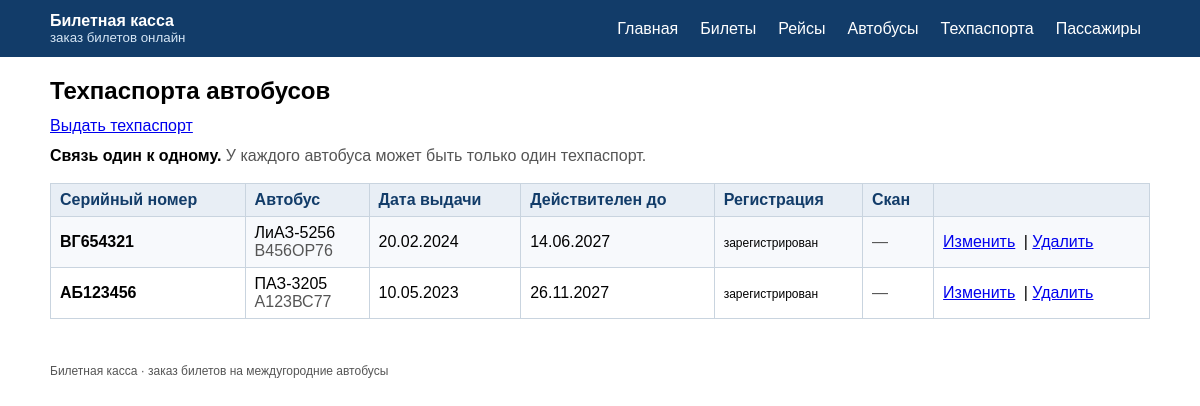
The page /passports/ on the database its author committed.
### Z3app/models.py (models this page shows, shortened)
class BusPassport(models.Model):
    bus = models.OneToOneField(
        Bus,
        on_delete=models.CASCADE,
        related_name='passport',
        verbose_name='Автобус',
    )
    serial_number = models.CharField(
        'Серийный номер', max_length=30, unique=True, validators=[serial_validator],
    )
    issue_date = models.DateField('Дата выдачи')
    valid_until = models.DateField('Действителен до')
    registered = models.BooleanField('Зарегистрирован в ГИБДД', default=True)
    scan = models.FileField(
        'Скан техпаспорта', upload_to='passports/', blank=True, null=True,
    )
    class Meta:
        verbose_name = 'техпаспорт'
        verbose_name_plural = 'Техпаспорта'
        ordering = ['-issue_date']

class Bus(models.Model):
    model_name = models.CharField('Марка и модель', max_length=60)
    plate_number = models.CharField(
        'Госномер', max_length=12, unique=True, validators=[plate_validator],
    )
    seats = models.PositiveSmallIntegerField(
        'Количество мест', default=40,
        validators=[MinValueValidator(1), MaxValueValidator(100)],
    )
    photo = models.ImageField(
        'Фотография автобуса', upload_to='buses/', blank=True, null=True,
    )
    class Meta:
        verbose_name = 'автобус'
        verbose_name_plural = 'Автобусы'
        ordering = ['model_name']

### Z3app/views.py (the view)
# urls.py: path('passports/', views.buspassport_list, name='buspassport_list'),
def buspassport_list(request):
    passports = BusPassport.objects.select_related('bus').order_by('-issue_date')
    return render(request, 'buspassport_list.html', {'passports': passports})

### templates/buspassport_list.html (shortened to what this page needs)
{% extends 'base.html' %}
{% block header %}Техпаспорта автобусов{% endblock %}
{% block page_actions %}
<a class="btn" href="{% url 'buspassport_create' %}">Выдать техпаспорт</a>
{% endblock %}
{% block content %}
<div class="panel" style="margin-bottom: 18px;">
    <strong>Связь один к одному.</strong>
    <span class="muted">У каждого автобуса может быть только один техпаспорт.</span>
</div>
{% if passports %}
<div class="table-wrap">
    <table class="data">
        <tr>
            <th>Серийный номер</th>
            <th>Автобус</th>
            <th>Дата выдачи</th>
            <th>Действителен до</th>
            <th>Регистрация</th>
            <th>Скан</th>
            <th></th>
        </tr>
        {% for passport in passports %}
        <tr>
            <td><strong>{{ passport.serial_number }}</strong></td>
            <td>{{ passport.bus.model_name }}<br><span class="muted">{{ passport.bus.plate_number }}</span></td>
            <td>{{ passport.issue_date|date:"d.m.Y" }}</td>
            <td>{{ passport.valid_until|date:"d.m.Y" }}</td>
            <td>
                {% if passport.registered %}
                <span class="badge badge-ok">зарегистрирован</span>
                {% else %}
                <span class="badge badge-off">не зарегистрирован</span>
                {% endif %}
            </td>
            <td>
                {% if passport.scan %}
                <a href="{{ passport.scan.url }}" target="_blank">открыть</a>
                {% else %}
                <span class="muted">—</span>
                {% endif %}
            </td>
            <td class="link-actions">
                <a href="{% url 'buspassport_edit' passport.pk %}">Изменить</a> |
                <a class="del" href="{% url 'buspassport_delete' passport.pk %}">Удалить</a>
            </td>
        </tr>
        {% endfor %}
    </table>
</div>
{% else %}
<p class="empty">Техпаспортов пока нет. <a href="{% url 'buspassport_create' %}">Выдать первый</a></p>
{% endif %}
{% endblock %}

### templates/base.html (style rules this page uses)
body { font-family: Arial, sans-serif; margin: 0; background: #ffffff; color: #000000; }
.muted { color: #555555; }
.panel { margin-bottom: 15px; }
.btn { margin-right: 6px; border: none; background: none; padding: 0; color: #0000ee; text-decoration: underline; font: inherit; cursor: pointer; }
.link-actions a { margin-right: 4px; }
.table-wrap { overflow-x: auto; margin-bottom: 15px; }
table.data { width: 100%; border-collapse: collapse; background: #ffffff; }
table.data th, table.data td { border: 1px solid #c9d4df; padding: 7px 9px; text-align: left; vertical-align: middle; }
table.data th { background: #e8eef5; color: #123c69; }
table.data tr:nth-child(even) td { background: #f7f9fc; }
.badge { font-size: 12px; }

### rows shown on the page
BusPassport: serial_number "ВГ654321", bus.model_name "ЛиАЗ-5256", bus.plate_number "В456ОР76", issue_date "20.02.2024", valid_until "14.06.2027", registered "зарегистрирован"
BusPassport: serial_number "АБ123456", bus.model_name "ПАЗ-3205", bus.plate_number "А123ВС77", issue_date "10.05.2023", valid_until "26.11.2027", registered "зарегистрирован"
